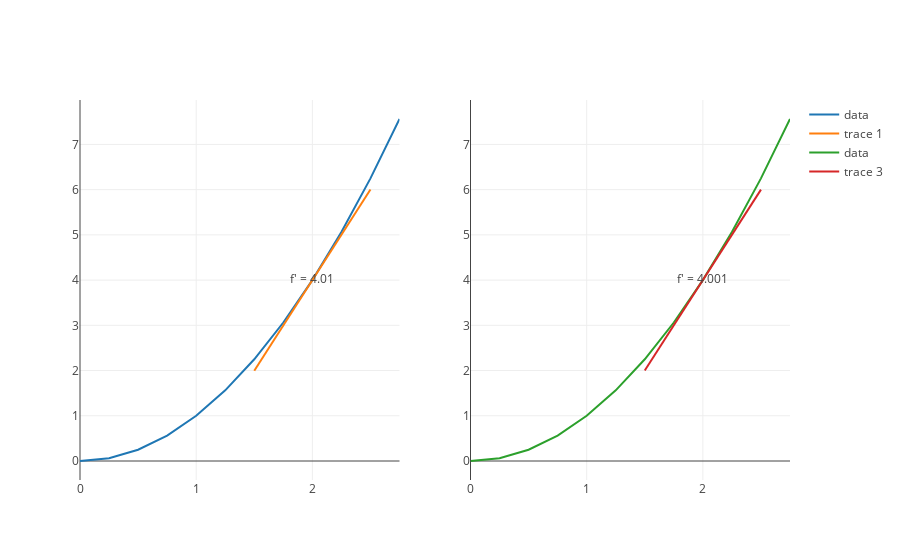

Write notebook code for a chart like this one.
### Markdown cell above
> The graphs above illustrate when $\Delta x = 1$  and when $\Delta x = .1$  The graph to the left, with a smaller $\Delta x$ has a more tangent line.

Let's keep decreasing $\Delta x$ and see if we can approach the derivative even further.

### Code cell
tangent_x_squared_delta_hundredth = derivative_trace(x_squared, 2, 1, .01)
tangent_x_squared_delta_thousandth = derivative_trace(x_squared, 2, 1, .001)
subplots = make_subplots([trace_x_squared_to_three, tangent_x_squared_delta_hundredth], 
                         [trace_x_squared_to_three, tangent_x_squared_delta_thousandth])

### Figure 1 — Plotly figure (JSON) as saved in the notebook; plotly's stock layout.template omitted (floating-point values rounded to 4 significant figures)
{"data": [{"mode": "lines", "name": "data", "text": [], "type": "scatter", "uid": "6c4425c8-6ae3-11e9-8b8b-51a51e87e863", "x": [0, 0.25, 0.5, 0.75, 1, 1.25, 1.5, 1.75, 2, 2.25, 2.5, 2.75], "xaxis": "x", "y": [0, 0.0625, 0.25, 0.5625, 1, 1.562, 2.25, 3.062, 4, 5.062, 6.25, 7.562], "yaxis": "y"}, {"mode": "text+lines", "text": ["", "f' = 4.01", ""], "type": "scatter", "uid": "6c454a48-6ae3-11e9-8b8b-51a51e87e863", "x": [1.5, 2, 2.5], "xaxis": "x", "y": [1.995, 4, 6.005], "yaxis": "y"}, {"mode": "lines", "name": "data", "text": [], "type": "scatter", "uid": "6c468cbe-6ae3-11e9-8b8b-51a51e87e863", "x": [0, 0.25, 0.5, 0.75, 1, 1.25, 1.5, 1.75, 2, 2.25, 2.5, 2.75], "xaxis": "x2", "y": [0, 0.0625, 0.25, 0.5625, 1, 1.562, 2.25, 3.062, 4, 5.062, 6.25, 7.562], "yaxis": "y2"}, {"mode": "text+lines", "text": ["", "f' = 4.001", ""], "type": "scatter", "uid": "6c47e618-6ae3-11e9-8b8b-51a51e87e863", "x": [1.5, 2, 2.5], "xaxis": "x2", "y": [1.999, 4, 6.001], "yaxis": "y2"}], "layout": {"xaxis": {"anchor": "y", "domain": [0, 0.45]}, "xaxis2": {"anchor": "y2", "domain": [0.55, 1]}, "yaxis": {"anchor": "x", "domain": [0, 1]}, "yaxis2": {"anchor": "x2", "domain": [0, 1]}}}
